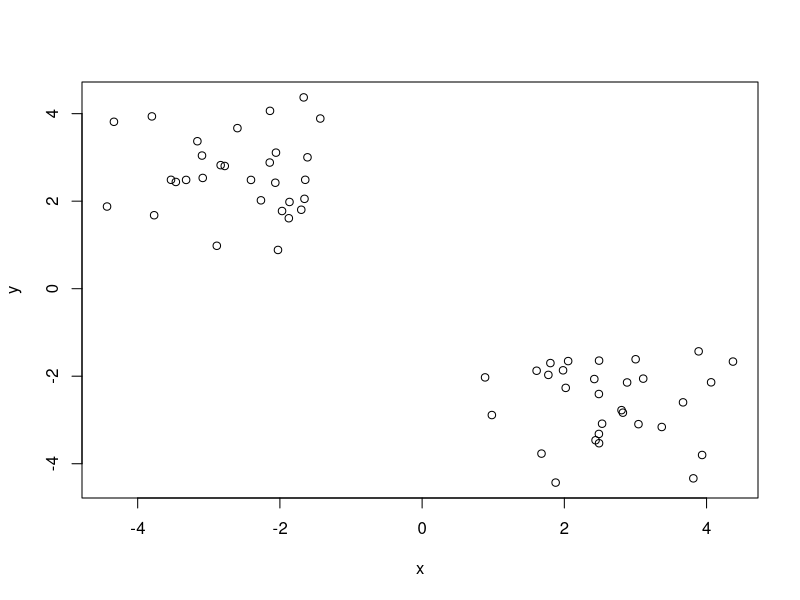
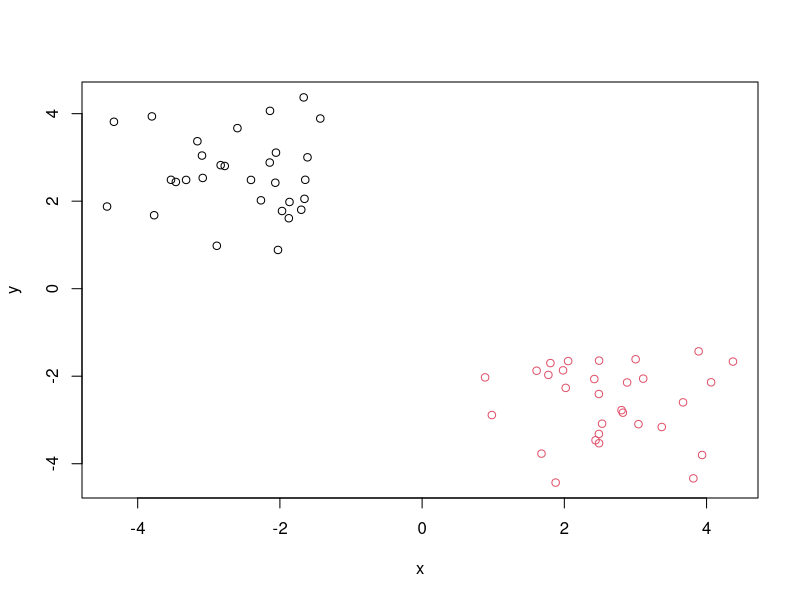
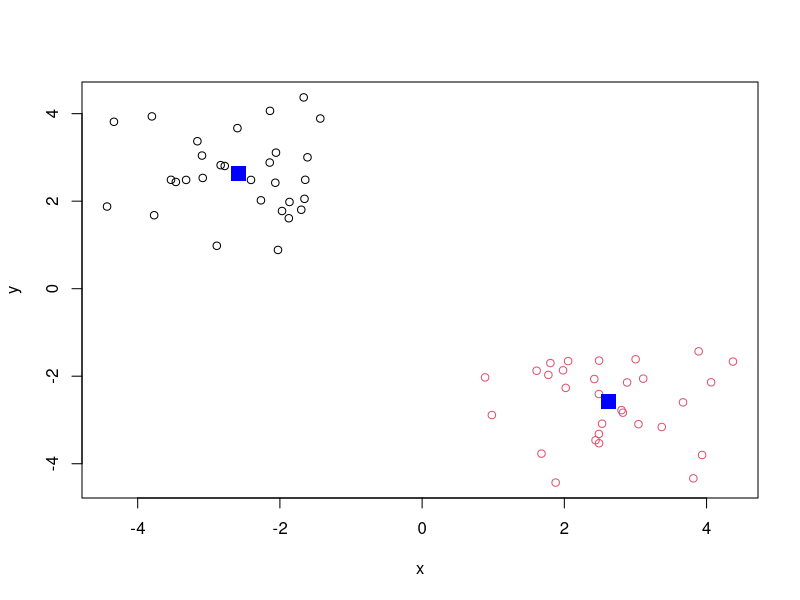
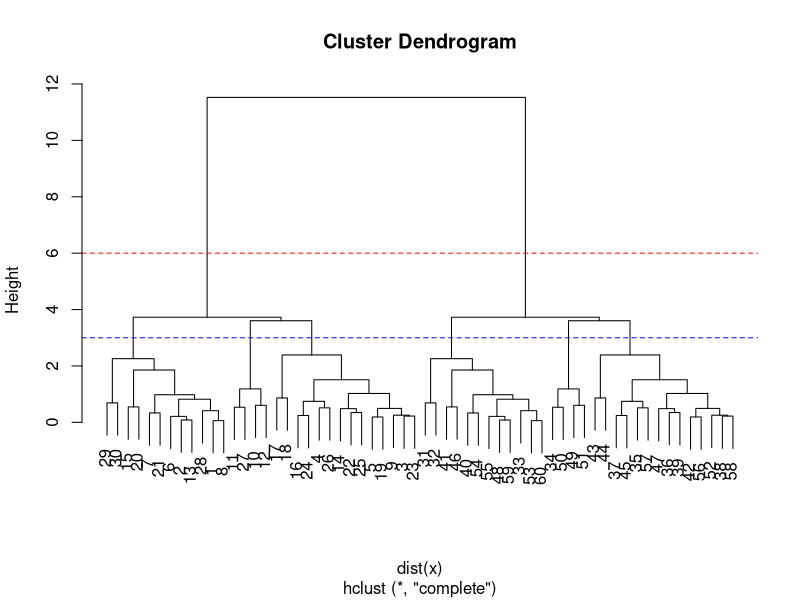
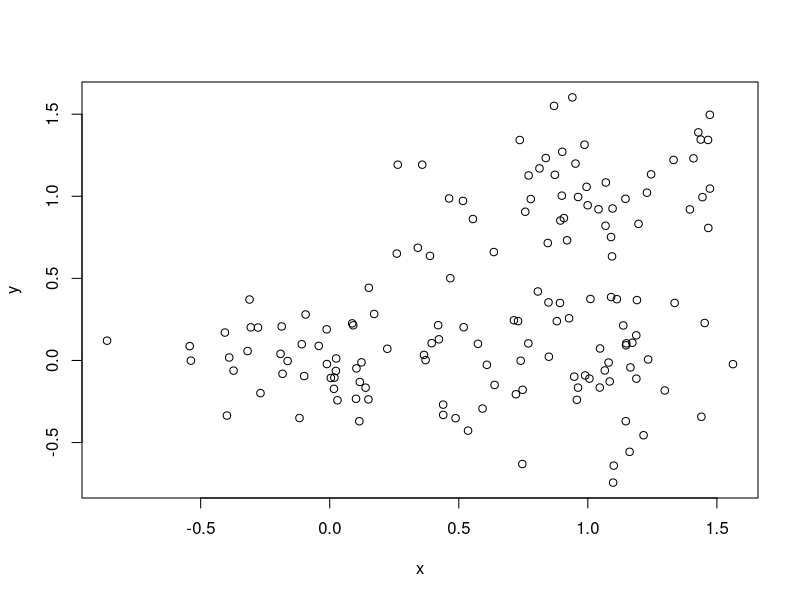
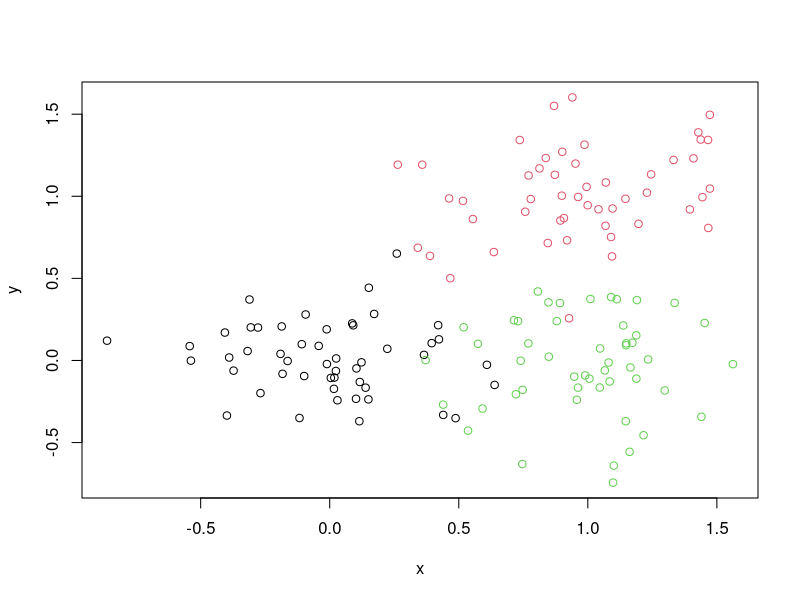
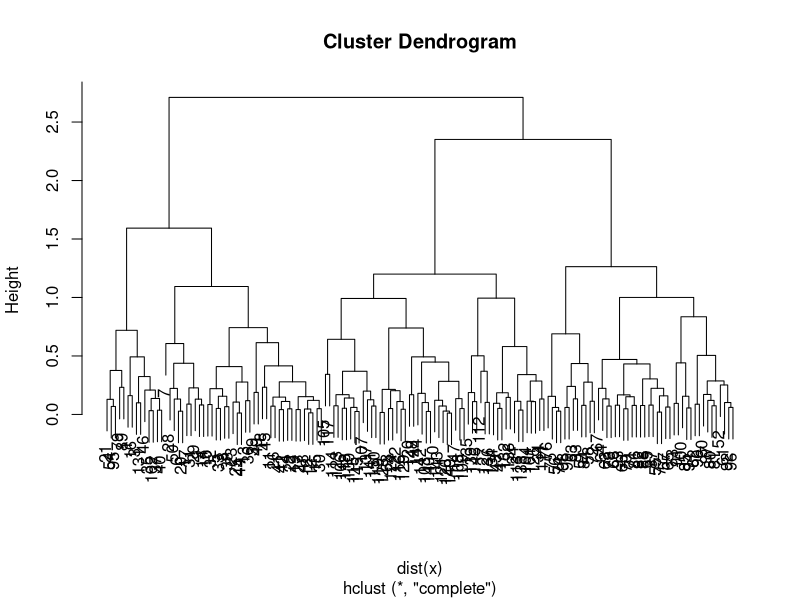
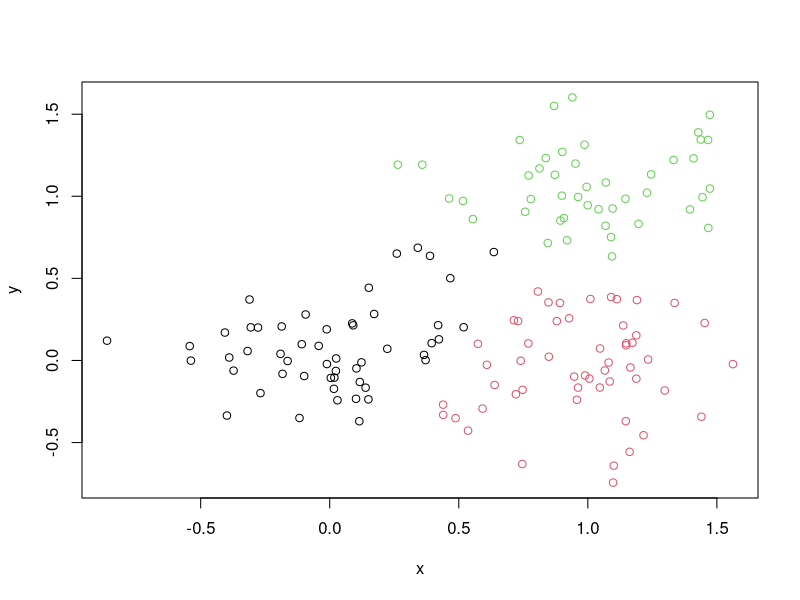

Write the R code that produced these figures, in order.
## ---- chunk 1
knitr::opts_chunk$set(echo = TRUE)
## ---- chunk 2
tmp <- c(rnorm(30, -3), rnorm(30, 3))
x <- cbind(x=tmp, y=rev(tmp))

plot(x)
## ---- chunk 3
km <- kmeans(x, centers=2, nstart = 20)
## ---- chunk 4
km
## ---- chunk 5
attributes(km)
## ---- chunk 6
km$size
## ---- chunk 7
km$cluster
## ---- chunk 8
table(km$cluster)
## ---- chunk 9
plot(x, col=km$cluster)

#c(rep("red", 30), rep("blue", 30))
#plot(x, col=km$cluster+2)
## ---- chunk 10
plot(x, col=km$cluster)
points(km$centers, col="blue", pch=15, cex=2)
## ---- chunk 11
hc <- hclust( dist(x) )
hc
## ---- chunk 12
plot(hc)
abline(h=6, col="red", lty=2)
abline(h=3, col="blue", lty=2)
## ---- chunk 13
cutree(hc, h=6)
## ---- chunk 14
table( cutree(hc, h=3) )
## ---- chunk 15
cutree(hc, k=5)
## ---- chunk 16
x<-rbind(
matrix(rnorm(100, mean=0, sd=0.3), ncol=2), # c1
matrix(rnorm(100, mean=1, sd=0.3), ncol=2), # c2
matrix(c(rnorm(50, mean=1, sd=0.3), # c3
         rnorm(50, mean=0, sd=0.3)), ncol=2))
colnames(x) <-c("x","y")

# Step 2. Plot the data without clustering
plot(x)
# Step 3. Generate colors for known clusters
#         (just so we can compare to hclust results)
col<-as.factor(rep(c("c1","c2","c3"), each=50) )
plot(x,col=col)
## ---- chunk 17
hc <- hclust( dist(x))
plot(hc)
## ---- chunk 18
grps3 <- cutree(hc, k=3)
grps3
## ---- chunk 19
table(grps3)
## ---- chunk 20
plot(x, col=grps3)
## ---- chunk 21
table(grps3, col)
